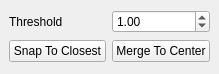
<?xml version="1.0" encoding="UTF-8"?>
<ui version="4.0">
 <class>VertexSnapingMainWindow</class>
 <widget class="QMainWindow" name="VertexSnapingMainWindow">
  <property name="geometry">
   <rect>
    <x>0</x>
    <y>0</y>
    <width>206</width>
    <height>74</height>
   </rect>
  </property>
  <property name="windowTitle">
   <string>Vertex Snaping Main Window</string>
  </property>
  <widget class="QWidget" name="centralwidget">
   <layout class="QGridLayout" name="gridLayout_2">
    <item row="0" column="1">
     <widget class="QDoubleSpinBox" name="spnThreshold">
      <property name="maximum">
       <double>100000000.000000000000000</double>
      </property>
      <property name="value">
       <double>1.000000000000000</double>
      </property>
     </widget>
    </item>
    <item row="0" column="0">
     <widget class="QLabel" name="thresholdLabel">
      <property name="frameShape">
       <enum>QFrame::NoFrame</enum>
      </property>
      <property name="text">
       <string>Threshold</string>
      </property>
     </widget>
    </item>
    <item row="1" column="1">
     <widget class="QPushButton" name="btnMergeToCenter">
      <property name="text">
       <string>Merge To Center</string>
      </property>
     </widget>
    </item>
    <item row="1" column="0">
     <widget class="QPushButton" name="btnSnapToClosestVertex">
      <property name="text">
       <string>Snap To Closest</string>
      </property>
     </widget>
    </item>
   </layout>
  </widget>
 </widget>
 <resources/>
 <connections/>
</ui>
